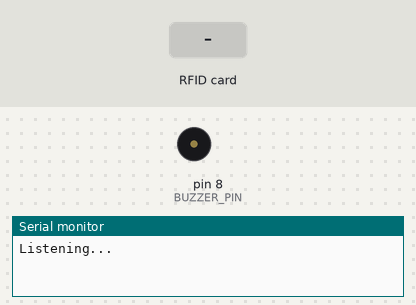
The sketch below on a simulated Arduino Uno, built with avr-gcc and run on an emulated ATmega328P. Shown: buzzer (waves = sounding), the last lines printed to the serial monitor. The inputs (shaded band) are chosen by the test bench.

Above: at 1.2 s.
1.3 s: RFID card 5E 7A 19 C4 held to the reader
At 1.38 s:
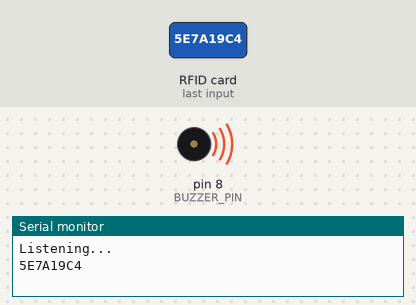
Timing chart, 0 to 4.3 s (numbered marks = the images above; inputs shaded):
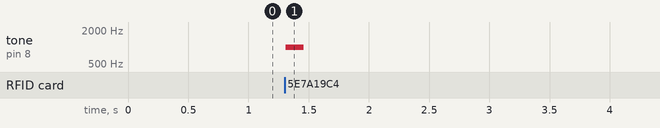

Measured:
- after the input at 1.3 s, tone on pin 8 (BUZZER_PIN): silent → 1000 Hz at once, → silent 0.15 s later

The sketch:

basic.ino
```cpp
#include <SPI.h>
#include <MFRC522.h>

#define SS_PIN 10
#define RST_PIN 9
#define BUZZER_PIN 8

MFRC522 rfid(SS_PIN, RST_PIN);

void setup() {
    Serial.begin(9600);
    SPI.begin();

    rfid.PCD_Init();

    pinMode(BUZZER_PIN, OUTPUT);

    Serial.println("Listening...");
}

void loop() {

    // Detect card
    if (!rfid.PICC_IsNewCardPresent()) {
        return;
    }

    // Read card
    if (!rfid.PICC_ReadCardSerial()) {
        return;
    }

    Serial.print("");

    String tagID = "";

    for (byte i = 0; i < rfid.uid.size; i++) {

        Serial.print(rfid.uid.uidByte[i] < 0x10 ? "0" : "");
        Serial.print(rfid.uid.uidByte[i], HEX);

        tagID += String(rfid.uid.uidByte[i], HEX);
    }

    Serial.println();

    tagID.toUpperCase();

    // 🔊 Buzzer Beep
    tone(BUZZER_PIN, 1000); // 1000Hz sound
    delay(150);
    noTone(BUZZER_PIN);

    // Print UID
    Serial.println("Scanned UID: " + tagID);

    // Stop reading same card repeatedly
    rfid.PICC_HaltA();
}
```
